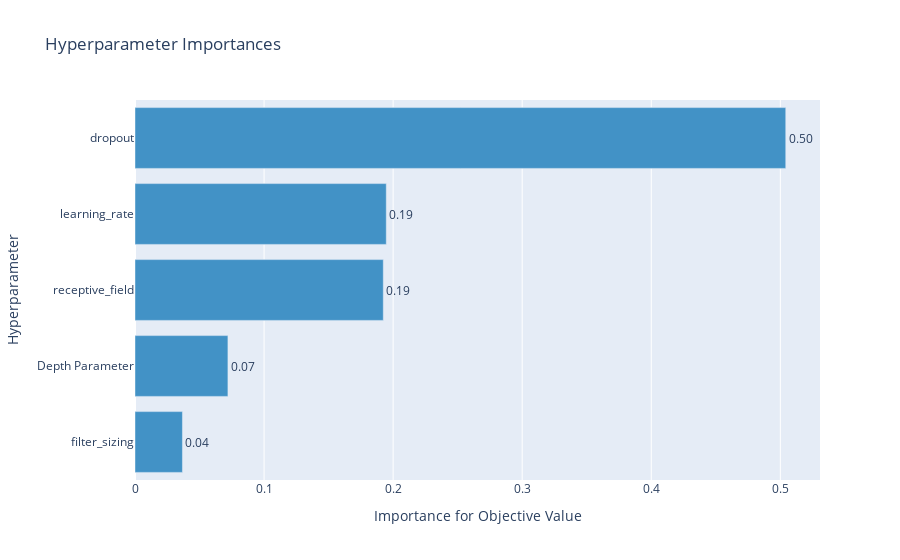

The notebook cell saved with this chart:
### Code cell
optuna.visualization.plot_param_importances(study)

### Figure 1 — Plotly figure (JSON) as saved in the notebook; plotly's stock layout.template omitted (floating-point values rounded to 4 significant figures)
{"data": [{"cliponaxis": false, "hovertemplate": ["filter_sizing (IntDistribution): 0.0367478149561046<extra></extra>", "Depth Parameter (IntDistribution): 0.07199340054725199<extra></extra>", "receptive_field (IntDistribution): 0.1923748665585381<extra></extra>", "learning_rate (FloatDistribution): 0.1946892142927371<extra></extra>", "dropout (FloatDistribution): 0.5041947036453682<extra></extra>"], "marker": {"color": "rgb(66,146,198)"}, "orientation": "h", "text": ["0.04", "0.07", "0.19", "0.19", "0.50"], "textposition": "outside", "type": "bar", "x": [0.03675, 0.07199, 0.1924, 0.1947, 0.5042], "y": ["filter_sizing", "Depth Parameter", "receptive_field", "learning_rate", "dropout"]}], "layout": {"showlegend": false, "title": {"text": "Hyperparameter Importances"}, "xaxis": {"title": {"text": "Importance for Objective Value"}}, "yaxis": {"title": {"text": "Hyperparameter"}}}}
